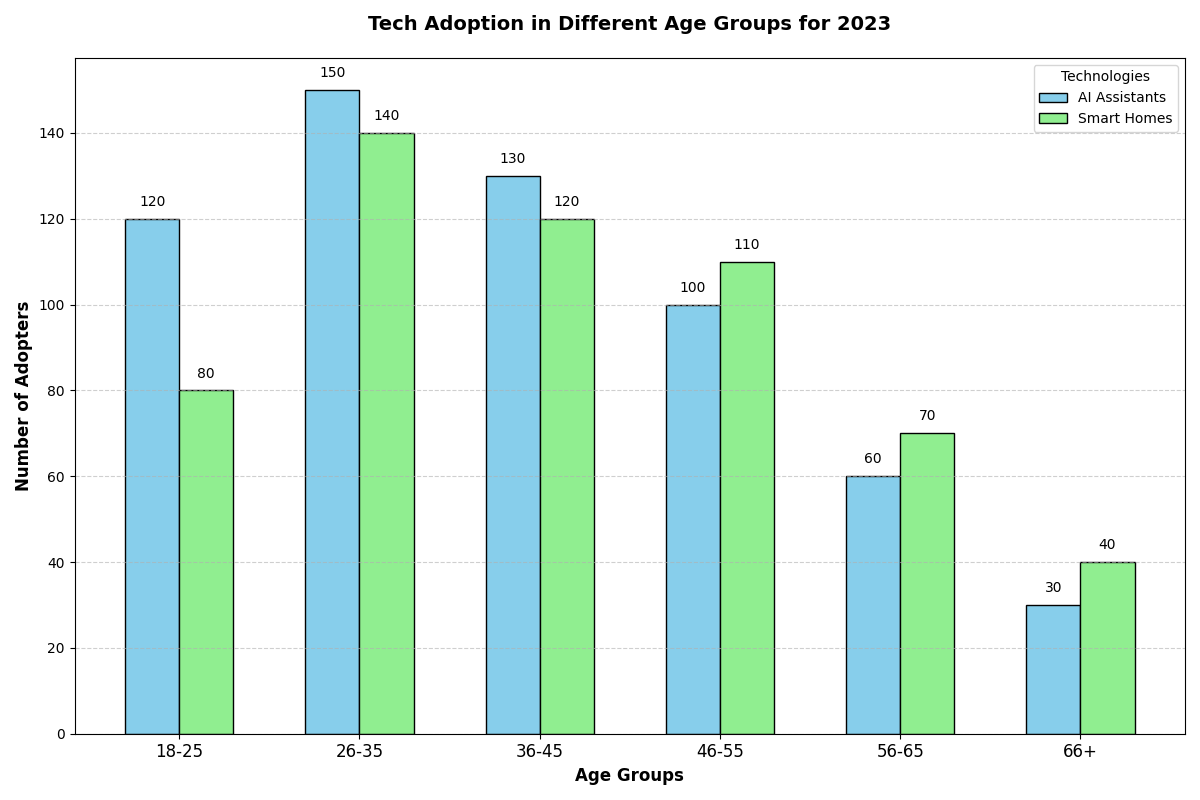

Reproduce this figure in Python.
import matplotlib.pyplot as plt
import numpy as np

# Age Groups
age_groups = ['18-25', '26-35', '36-45', '46-55', '56-65', '66+']

# Data inputs
ai_assistants = [120, 150, 130, 100, 60, 30]
smart_homes = [80, 140, 120, 110, 70, 40]
# Removing data for Electric Vehicles
# electric_vehicles = [50, 100, 110, 90, 50, 20]

# Create figure and axis objects
fig, ax = plt.subplots(figsize=(12, 8))

# Bar widths
width = 0.3

# Set the positions of the bars on the x-axis
bar1 = np.arange(len(age_groups))
bar2 = [x + width for x in bar1]

# Plotting the bars
ax.bar(bar1, ai_assistants, width, label='AI Assistants', color='skyblue', edgecolor='black')
ax.bar(bar2, smart_homes, width, label='Smart Homes', color='lightgreen', edgecolor='black')

# Adding labels and title
ax.set_xlabel('Age Groups', fontsize=12, weight='bold')
ax.set_ylabel('Number of Adopters', fontsize=12, weight='bold')
ax.set_title('Tech Adoption in Different Age Groups for 2023', fontsize=14, weight='bold', pad=20)

# Customizing the x-axis values
ax.set_xticks([r + width/2 for r in range(len(age_groups))])
ax.set_xticklabels(age_groups, fontsize=12)

# Adding value labels on top of bars
def add_value_labels(bars, values):
    for bar, value in zip(bars, values):
        ax.text(bar, value + 3, str(value), ha='center', color='black', fontsize=10)

add_value_labels(bar1, ai_assistants)
add_value_labels(bar2, smart_homes)

# Adding legend
ax.legend(title='Technologies', loc='upper right', fontsize=10)

# Add gridlines to y-axis for better readability
ax.yaxis.grid(True, linestyle='--', alpha=0.6)

# Show plot with tight layout to avoid overlap
plt.tight_layout()
plt.show()
